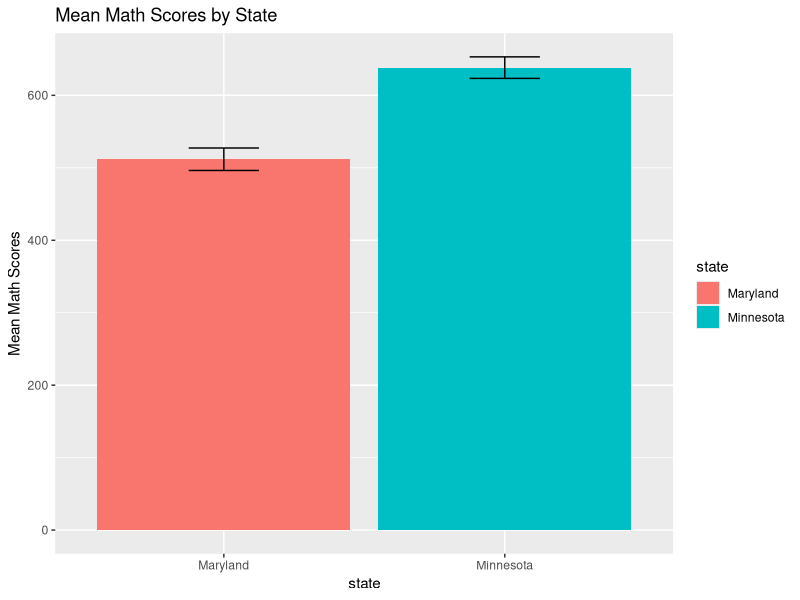

The R script that drew this image:
library(tidyverse)
library(rstatix)

# Import dataset
sat_data = read_csv('SAT.csv')
#New data frame
maryland_minnesota_data = sat_data %>%
  filter(state %in% c("Maryland", "Minnesota"))
#Conduct t-test comparing the math scores
t_test_results = t_test(math ~ state, data = maryland_minnesota_data)
print(t_test_results)

summary_data = maryland_minnesota_data %>% group_by(state) %>% 
  summarise(mean_math = mean(math),
            se_math = sd(math) / sqrt(n()))
#ggplot bar
ggplot(summary_data, aes(x = state, y = mean_math, fill = state)) +
  geom_bar(stat = "identity", position = "dodge") +
  geom_errorbar(aes(ymin = mean_math - se_math, ymax = mean_math + se_math),
                position = position_dodge(width = .9), width = .25) +
  labs(y = "Mean Math Scores", title = "Mean Math Scores by State")
